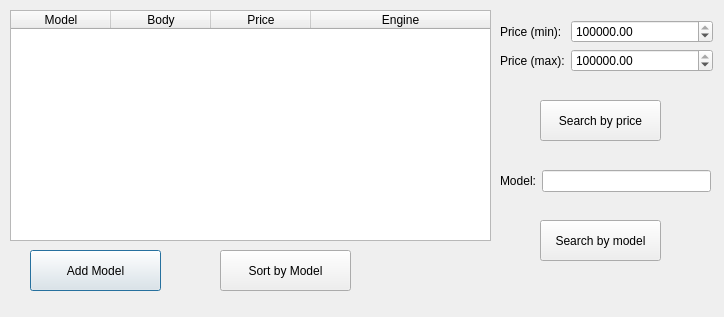
<?xml version="1.0" encoding="UTF-8"?>
<ui version="4.0">
 <class>DialogModel</class>
 <widget class="QDialog" name="DialogModel">
  <property name="geometry">
   <rect>
    <x>0</x>
    <y>0</y>
    <width>724</width>
    <height>317</height>
   </rect>
  </property>
  <property name="windowTitle">
   <string>Models</string>
  </property>
  <widget class="QTableWidget" name="tableWidget_model">
   <property name="geometry">
    <rect>
     <x>10</x>
     <y>10</y>
     <width>481</width>
     <height>231</height>
    </rect>
   </property>
   <property name="styleSheet">
    <string notr="true">selection-background-color: rgb(0, 0, 104);</string>
   </property>
   <attribute name="horizontalHeaderStretchLastSection">
    <bool>true</bool>
   </attribute>
   <column>
    <property name="text">
     <string>Model</string>
    </property>
   </column>
   <column>
    <property name="text">
     <string>Body</string>
    </property>
   </column>
   <column>
    <property name="text">
     <string>Price</string>
    </property>
   </column>
   <column>
    <property name="text">
     <string>Engine</string>
    </property>
   </column>
  </widget>
  <widget class="QPushButton" name="pushButton_add">
   <property name="geometry">
    <rect>
     <x>30</x>
     <y>250</y>
     <width>131</width>
     <height>41</height>
    </rect>
   </property>
   <property name="text">
    <string>Add Model</string>
   </property>
  </widget>
  <widget class="QPushButton" name="pushButton_sort">
   <property name="geometry">
    <rect>
     <x>220</x>
     <y>250</y>
     <width>131</width>
     <height>41</height>
    </rect>
   </property>
   <property name="styleSheet">
    <string notr="true"/>
   </property>
   <property name="text">
    <string>Sort by Model</string>
   </property>
  </widget>
  <widget class="QPushButton" name="pushButton_search">
   <property name="geometry">
    <rect>
     <x>540</x>
     <y>220</y>
     <width>121</width>
     <height>41</height>
    </rect>
   </property>
   <property name="text">
    <string>Search by model</string>
   </property>
  </widget>
  <widget class="QPushButton" name="pushButton_price">
   <property name="geometry">
    <rect>
     <x>540</x>
     <y>100</y>
     <width>121</width>
     <height>41</height>
    </rect>
   </property>
   <property name="text">
    <string>Search by price</string>
   </property>
  </widget>
  <widget class="QWidget" name="layoutWidget">
   <property name="geometry">
    <rect>
     <x>500</x>
     <y>20</y>
     <width>213</width>
     <height>61</height>
    </rect>
   </property>
   <property name="styleSheet">
    <string/>
   </property>
   <layout class="QFormLayout" name="formLayout">
    <item row="0" column="0">
     <widget class="QLabel" name="label_2">
      <property name="styleSheet">
       <string notr="true"/>
      </property>
      <property name="text">
       <string>Price (min):</string>
      </property>
     </widget>
    </item>
    <item row="0" column="1">
     <widget class="QDoubleSpinBox" name="doubleSpinBox_min">
      <property name="styleSheet">
       <string notr="true"/>
      </property>
      <property name="maximum">
       <double>10000000000000000000000.000000000000000</double>
      </property>
      <property name="value">
       <double>100000.000000000000000</double>
      </property>
     </widget>
    </item>
    <item row="1" column="0">
     <widget class="QLabel" name="label_3">
      <property name="styleSheet">
       <string notr="true"/>
      </property>
      <property name="text">
       <string>Price (max):</string>
      </property>
     </widget>
    </item>
    <item row="1" column="1">
     <widget class="QDoubleSpinBox" name="doubleSpinBox_max">
      <property name="styleSheet">
       <string notr="true"/>
      </property>
      <property name="maximum">
       <double>9999999999999999538762658202121142272.000000000000000</double>
      </property>
      <property name="value">
       <double>100000.000000000000000</double>
      </property>
     </widget>
    </item>
   </layout>
  </widget>
  <widget class="QWidget" name="layoutWidget">
   <property name="geometry">
    <rect>
     <x>500</x>
     <y>170</y>
     <width>211</width>
     <height>26</height>
    </rect>
   </property>
   <property name="styleSheet">
    <string/>
   </property>
   <layout class="QFormLayout" name="formLayout_2">
    <item row="0" column="0">
     <widget class="QLabel" name="label">
      <property name="styleSheet">
       <string notr="true"/>
      </property>
      <property name="text">
       <string>Model:</string>
      </property>
     </widget>
    </item>
    <item row="0" column="1">
     <widget class="QLineEdit" name="lineEdit_model">
      <property name="styleSheet">
       <string notr="true"/>
      </property>
     </widget>
    </item>
   </layout>
  </widget>
 </widget>
 <resources/>
 <connections/>
</ui>
